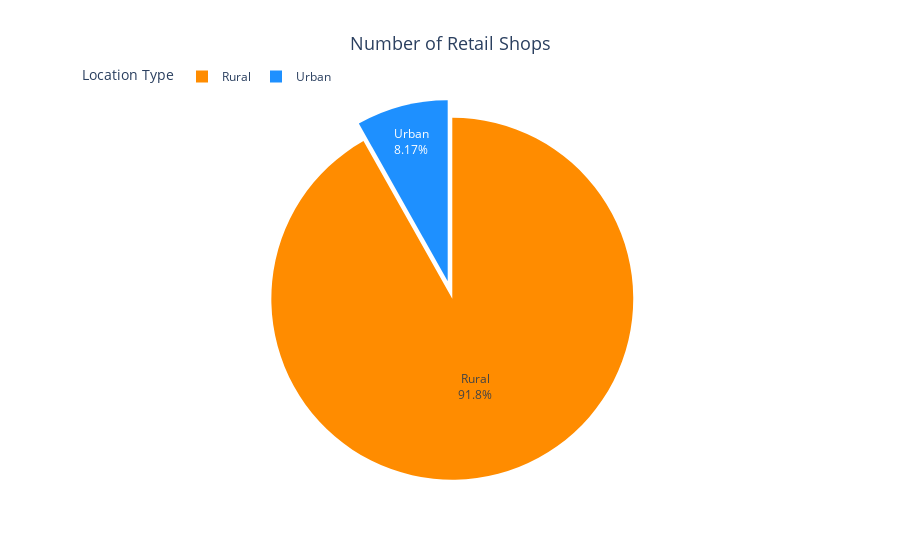

The code cell stored with this chart in its notebook:
### Markdown cell above
### Why Rural type has more number of warehouses?

### Code cell
# Create the pie chart
fig = px.pie(retail_df,
             values="# of retail shop",
             names="Type of Location",
             color="Type of Location",
             title="Number of Retail Shops",
             color_discrete_map={"Rural": "darkorange", "Urban": "dodgerblue"})

# Customization options
fig.update_traces(textinfo="percent+label", pull=[0.05, 0.05], textfont=dict(size=12))  # Show percentages and labels
fig.update_layout(legend_title_text="Location Type")  # Customize the legend title
fig.update_layout(title_font_size=18, title_x=0.5)  # Adjust title size and position
fig.update_layout(legend=dict(orientation="h", y=1.1))  # Move the legend to the top and make it horizontal

# Show the chart
fig.show()

### Figure 1 — Plotly figure (JSON) as saved in the notebook; plotly's stock layout.template omitted (floating-point values rounded to 4 significant figures)
{"data": [{"customdata": [["Rural"], ["Urban"]], "domain": {"x": [0, 1], "y": [0, 1]}, "hovertemplate": "Type of Location=%{customdata[0]}<br># of retail shop=%{value}<extra></extra>", "labels": ["Rural", "Urban"], "legendgroup": "", "marker": {"colors": ["darkorange", "dodgerblue"]}, "name": "", "pull": [0.05, 0.05], "showlegend": true, "textfont": {"size": 12}, "textinfo": "percent+label", "type": "pie", "values": [114462169, 10180620]}], "layout": {"legend": {"orientation": "h", "title": {"text": "Location Type"}, "tracegroupgap": 0, "y": 1.1}, "title": {"font": {"size": 18}, "text": "Number of Retail Shops", "x": 0.5}}}
